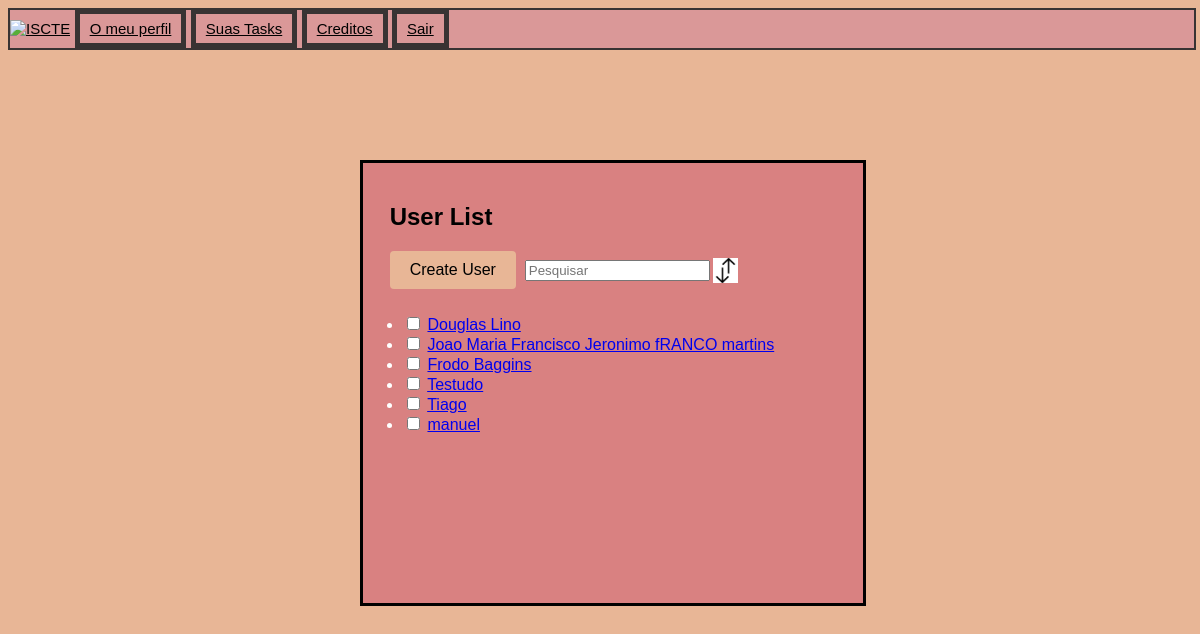
The app's page /taskmanager/users/ (signed in) with its own data.
### taskmanager/models.py (models this page shows, shortened)
class Utilizador(models.Model):
    user = models.OneToOneField(User, on_delete=models.CASCADE)
    nome = models.CharField(max_length=50)
    email = models.CharField(max_length=50)
    imagem = models.ImageField(upload_to='profile_pics', blank=True, null=True)
    descricao = models.TextField( max_length=300,default ="Ainda sem descricao, escreva um pouco sobre si!")
    datadecriacao = models.DateField(auto_now_add=True)
    isAdmin = models.BooleanField(default=False)

### taskmanager/views.py (the view)
# urls.py: path('users/', views.user_list, name='user_list'),
@login_required(login_url='/taskmanager/')
def user_list(request):
    users = Utilizador.objects.all()
    return render(request, 'taskmanager/user_list.html', {'Users': users})

### taskmanager/templates/taskmanager/user_list.html (shortened to what this page needs)
{% extends "./base.html" %}
{% block head %}
    {% load static %}
    <link rel="stylesheet" type="text/css" href="{% static 'taskmanager/css/mystyle.css'%}">
{% endblock %}
{% block content %}
    <div class="user">
  <h2 style="color: black">&nbsp;&nbsp;&nbsp;&nbsp;User List</h2>&nbsp;&nbsp;&nbsp;&nbsp;&nbsp;
    <a href="{% url 'taskmanager:signup' %}" class="Createuser">Create User</a>&nbsp;
    <input type="text" placeholder="Pesquisar" id="search" onkeyup="search()">
    <div style="top: -31px; position:relative; left: 350px">
    <img onclick="sort()" src="{% static 'taskmanager/images/sorting_arrow.png' %}" width="25" height="25">
    <label id="sort"> </label></div>
    <div style="top: -20px; position: relative">
    <ul id="list">
  {% if Users %}
    {% for utilizador in Users %}
      <li>
      <input type="checkbox" id="{{ user.id }}" name="ids" onchange="visibility()">
      <a href="{% url 'taskmanager:edit_user' utilizador.id %}"> {{ utilizador.nome }}</a>
      </li>
    {% endfor %}
  {% else %}
        <p>Não há Users disponíveis.</p>
    {% endif %}
  </ul>
    </div>
    </div>
{% endblock %}

### taskmanager/static/taskmanager/css/mystyle.css (style rules this page uses)
body { background-color: #e8b696; font-family: "Arial"; }
.user { padding: 20px 0; border: 3px solid black; text-align: justify; height: 400px; width: 500px; margin-left: auto; margin-right: auto; background-color: #d98181; color: white; font-family: "Arial"; bottom: 400px; position: absolute; top: 20%; left: 30%; }
.Createuser { display: inline-block; padding: 10px 20px; background-color: #e8b696; color: black; text-decoration: none; border-radius: 4px; border: none; cursor: pointer; font-size: 16px; }

### records on screen
Utilizador: nome "Douglas Lino"
Utilizador: nome "Joao Maria Francisco Jeronimo fRANCO martins"
Utilizador: nome "Frodo Baggins"
Utilizador: nome "Testudo"
Utilizador: nome "Tiago"
Utilizador: nome "manuel"
